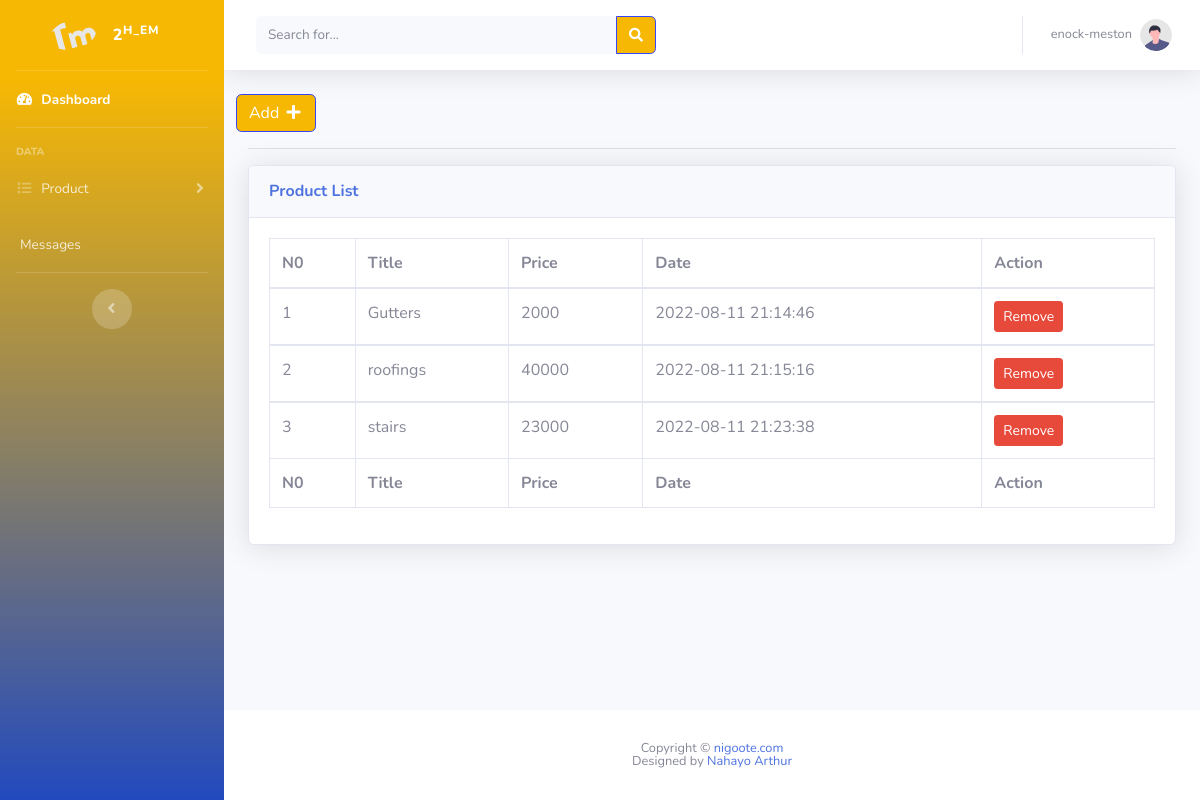
/user/product.php (signed in), run on an earlier commit of the app's database.
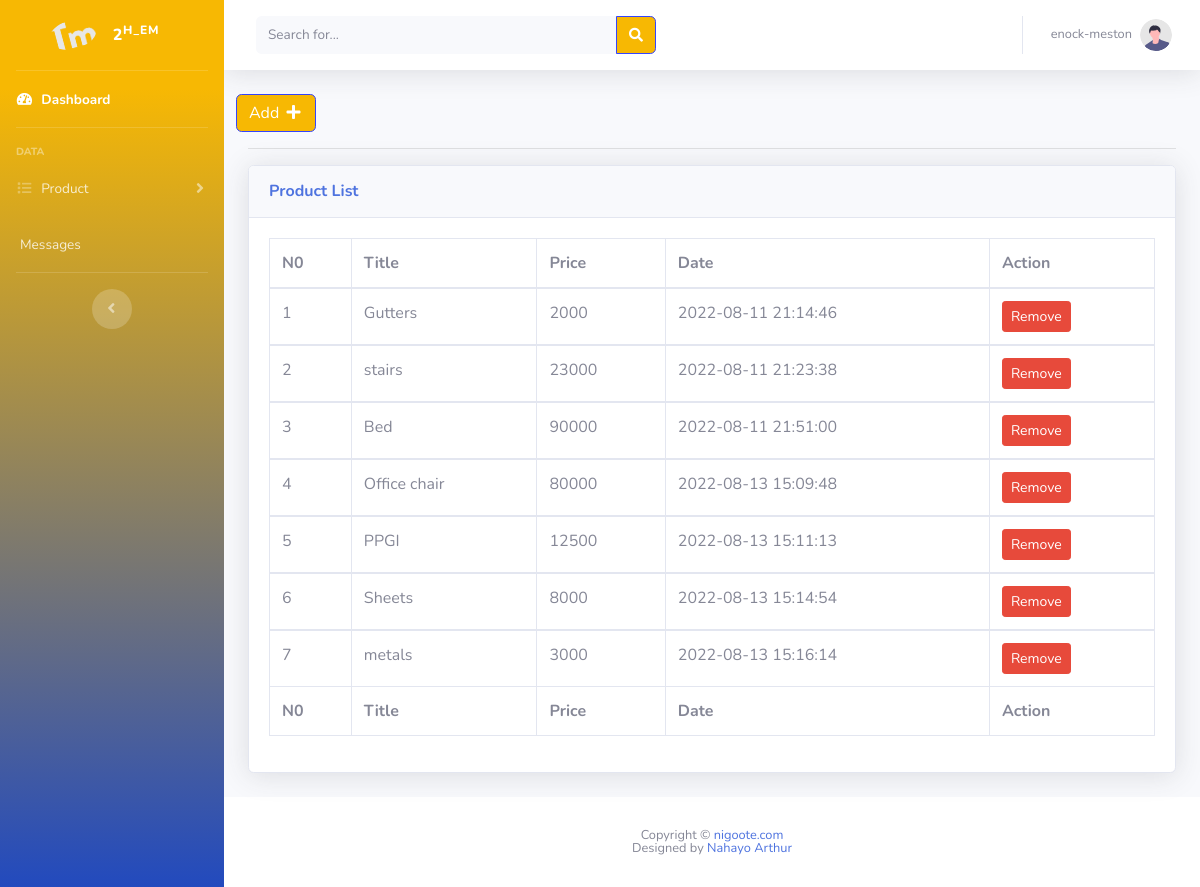
And on a later commit of the database.
### tables this page shows
CREATE TABLE `producttbl` (
  `pid` int(11) NOT NULL,
  `PostTitle` varchar(200) NOT NULL,
  `PostDetails` longtext NOT NULL,
  `prodPrice` varchar(20) NOT NULL,
  `thumbnail` varchar(100) NOT NULL,
  `date` timestamp NOT NULL DEFAULT current_timestamp(),
  `status` int(2) NOT NULL
);

### user/product.php (the view, shortened to what this page needs)
<?php
include 'include/config.php';
if (strlen($_SESSION['admin_id']) == 0) {
    header('location: idex.php');
} else {
?>
<!DOCTYPE html>
<html lang="en">
<head>
    <link href="plugins/vendor/fontawesome-free/css/all.min.css" rel="stylesheet" type="text/css">
    <link href="plugins/css/sb-admin-2.css" rel="stylesheet">
    <link href="plugins/vendor/datatables/dataTables.bootstrap4.min.css" rel="stylesheet">
</head>
<body id="page-top">
    <div id="wrapper">
        <?php
            include 'include/sidebar.php';
       ?>
        <div id="content-wrapper" class="d-flex flex-column">
            <div id="content">
                <?php
                        include 'include/topbar.php'
                   ?>
                <div class="container-fluid">
                    <div class="row">
                        <a href="#" class="btn btn-primary" data-toggle="modal" data-target="#CategoryModal">Add <i
                                class="fas fa-fw fa-plus"></i></a>
                    </div>
                    <hr>
                    <div class="card shadow mb-4">
                        <div class="card-header py-3">
                            <h6 class="m-0 font-weight-bold text-primary">Product List</h6>
                        </div>
                        <div class="card-body">
                            <div class="table-responsive">
                                <table class="table table-bordered" id="dataTable" width="100%" cellspacing="0">
                                    <thead>
                                        <tr>
                                            <th>N0</th>
                                            <th>Title</th>
                                            <th>Price</th>
                                            <th>Date</th>
                                            <th>Action</th>
                                        </tr>
                                    </thead>
                                    <tfoot>
                                        <tr>
                                            <th>N0</th>
                                            <th>Title</th>
                                            <th>Price</th>
                                            <th>Date</th>
                                            <th>Action</th>
                                        </tr>
                                    </tfoot>
                                    <tbody>
                                        <?php
                                            $query = mysqli_query($con,"SELECT * FROM `producttbl`");
                                            if (mysqli_num_rows($query)<=0) {
                                                ?>
                                        <h1 style="color: red;">No data Founds !</h1>
                                        <?php
                                            } else {
                                            $number=1;
                                                while ($row1 = mysqli_fetch_array($query)) {
                                        ?>
                                        <tr>
                                            <td><?php echo $number;?></td>
                                            <td><?php echo $row1['PostTitle'];?></td>
                                            <td><?php echo $row1['prodPrice'];?></td>
                                            <td><?php echo $row1['date'];?></td>
                                            <td>
                                                <a href="#" class="btn btn-danger btn-sm">Remove</a>
                                            </td>
                                        </tr>
                                    </tbody>
                                    <?php
                                       $number+=1;
                                                }
                                            }
                                       ?>
                                </table>
                            </div>
                        </div>
                    </div>
                </div>
            </div>
            <?php
                include 'include/footer.php';
           ?>
        </div>
    </div>
</body>
</html>
<?php
   }
?>

What changed in the data, as far as the page shows it:
removed producttbl: PostTitle "roofings", prodPrice "40000", date "2022-08-11 21:15:16"
added producttbl: PostTitle "Bed", prodPrice "90000", date "2022-08-11 21:51:00"
added producttbl: PostTitle "Office chair", prodPrice "80000", date "2022-08-13 15:09:48"
added producttbl: PostTitle "PPGI", prodPrice "12500", date "2022-08-13 15:11:13"
added producttbl: PostTitle "Sheets", prodPrice "8000", date "2022-08-13 15:14:54"
added producttbl: PostTitle "metals", prodPrice "3000", date "2022-08-13 15:16:14"
